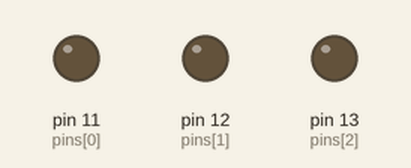
Bench run of a sketch on a simulated Arduino Uno, built with avr-gcc and run on an emulated ATmega328P. Shown: output pins drawn as LEDs (lit = HIGH).

Above: at 0.5 s.
At 1.5 s:
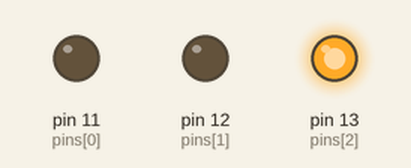
At 3.5 s:
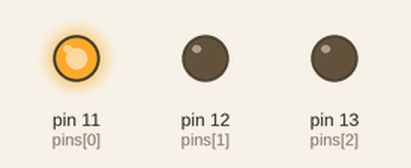
At 5.5 s:
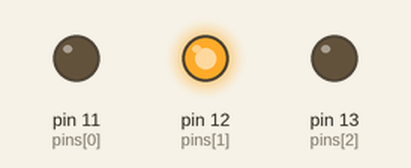
Timing chart, 0 to 6.9 s (numbered marks = the images above):
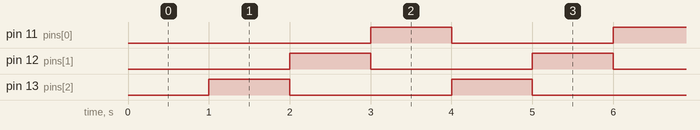

The sketch:

rmagd2-Lab-01.ino
```cpp
/* rmagd2-Lab-01.ino */
/* ---------------------------------------------------------------------------------------
 >> Assignment details and provided code are created and owned by Patrick Troy.
 >> University of Illinois Chicago - CS 362, Spring 2024
 >> --------------------------------------------------------------------------------------
 >> File   : rmagd2-Lab-01.ino :: Lab 1 - Three Blinking Lights
 >> Course : CS 362 (47019), SP24
 >> Author : Ryan Magdaleno
 >> UIN/nID: 668523658 (rmagd2)
 >> System : Windows 10 w/ Mingw-w64
 >> TA     : Yousef
 - -                             - -
 >> References used:
 >> https://docs.arduino.cc/built-in-examples/digital/BlinkWithoutDelay/
 - -                             - -
 >> File overview:
 >> This code is to be run on an Arduino device. Three LEDs are to be set to digital
 >> pins 11, 12, and 13. The code will turn on each LED in sequence. This was my first
 >> experience working on a hardware project, it was quite fun. I made use of a bit
 >> queue to handle the alternating LED states.
--------------------------------------------------------------------------------------- */
// Global variables:
unsigned long timeNow, startTime;
short pinQueue = 0x6, frontPin = 0x2;  // 0b 00 0110
const byte pins[] = {11, 12, 13};
const short period = 1000;


void setup()
{   // Set correct digital pins to OUTPUT mode:
    for (const byte& pin : pins) { pinMode(pin, OUTPUT); }
    startTime = millis();
}


void loop()
{
    timeNow = millis();
    if (timeNow - startTime < period) { return; }

    // Reset previous pin to LOW voltage:
    digitalWrite(pins[frontPin], LOW);

    // "Pop" front index from bit pinQueue:
    frontPin = pinQueue & 0x3;
    pinQueue = pinQueue >> 2 | frontPin << 4;

    // Set next pin to HIGH voltage:
    digitalWrite(pins[frontPin], HIGH);

    // New start time:
    startTime = timeNow;
}
```

Measured:
- by itself, pin 11 (pins[0]), pin 12 (pins[1]), pin 13 (pins[2]): alternates HIGH for 1.0 s and LOW for 2.0 s
- by itself, everything shown: repeats every 3.0 s, in 3 steps
